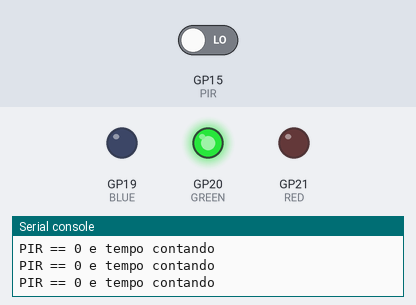
Bench run of a program on a simulated Raspberry Pi Pico running MicroPython. Shown: output pins drawn as LEDs (lit = HIGH), the last lines printed to the serial console. The inputs (shaded band) are chosen by the test bench; at power-on: GP15 (PIR) LOW.

Above: at 1.2 s.
1.3 s: GP15 (PIR) driven HIGH
At 2.2 s:
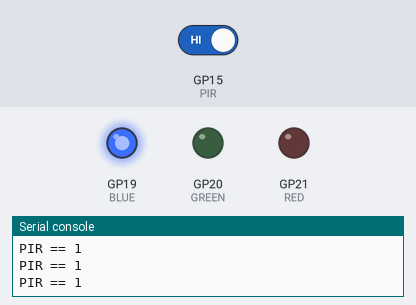
2.8 s: GP15 (PIR) driven LOW
At 6.2 s:
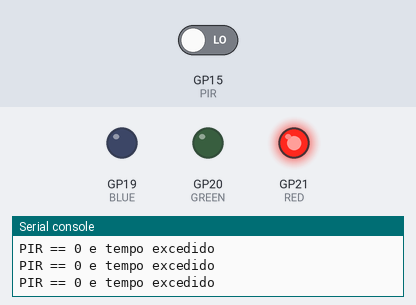
Timing chart, 0 to 7.7 s (numbered marks = the images above; inputs shaded):
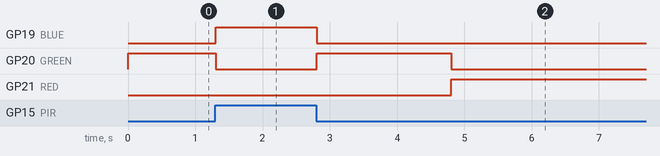

Measured:
- after the input at 1.3 s, GP19 (BLUE): LOW → HIGH at once; GP20 (GREEN): HIGH → LOW after 0.00 s instead of 0.71 s; GP21 (RED): stays LOW (without the input it goes to HIGH after 0.71 s)
- after the input at 2.8 s, GP19 (BLUE): HIGH → LOW at once; GP20 (GREEN): LOW → HIGH at once, → LOW 2.0 s later; GP21 (RED): LOW → HIGH after 2.0 s

The program:

PIR.py
```python
from machine import Pin
from utime import ticks_ms, sleep

RED_PIN   = 21
GREEN_PIN = 20
BLUE_PIN  = 19

PIR_PIN   = 15

TEMPO_MAXIMO = 2000
offset       = 0

RED   = Pin( RED_PIN  , Pin.OUT )
GREEN = Pin( GREEN_PIN, Pin.OUT )
BLUE  = Pin( BLUE_PIN , Pin.OUT )

PIR   = Pin(PIR_PIN   , Pin.IN  )

while True:
  if PIR.value() == 1 :
    BLUE.high()
    GREEN.low()
    RED.low()

    print( "PIR == 1" )
    offset = ticks_ms()

  else:
    if ( ticks_ms() - offset) > TEMPO_MAXIMO:
      BLUE.low()
      GREEN.low()
      RED.high()
      print( "PIR == 0 e tempo excedido" )

    else:
      BLUE.low()
      GREEN.high()
      RED.low()
      print( "PIR == 0 e tempo contando" )

  sleep(0.01)
```
